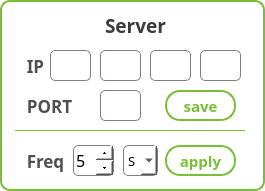
     <widget class="QFrame" name="frame_11">
      <property name="geometry">
       <rect>
        <x>275</x>
        <y>0</y>
        <width>265</width>
        <height>191</height>
       </rect>
      </property>
      <property name="styleSheet">
       <string notr="true">background:qlineargradient(spread:pad, x1:0, y1:0, x2:1, y2:1, stop:0 rgba(255, 255, 255, 0), stop:1 rgba(255, 255, 255, 161));
border : 2px solid rgb(121,191,53);
border-radius : 10px</string>
      </property>
      <property name="frameShape">
       <enum>QFrame::StyledPanel</enum>
      </property>
      <property name="frameShadow">
       <enum>QFrame::Raised</enum>
      </property>
      <widget class="QLabel" name="label_37">
       <property name="geometry">
        <rect>
         <x>70</x>
         <y>10</y>
         <width>131</width>
         <height>31</height>
        </rect>
       </property>
       <property name="font">
        <font>
         <family>나눔스퀘어 Bold</family>
         <pointsize>14</pointsize>
         <weight>75</weight>
         <bold>true</bold>
        </font>
       </property>
       <property name="styleSheet">
        <string notr="true">background:transparent;
border:transparent;
color:rgb(60,60,60)</string>
       </property>
       <property name="text">
        <string>Server</string>
       </property>
       <property name="alignment">
        <set>Qt::AlignCenter</set>
       </property>
      </widget>
      <widget class="QLineEdit" name="ip1">
       <property name="geometry">
        <rect>
         <x>50</x>
         <y>50</y>
         <width>41</width>
         <height>31</height>
        </rect>
       </property>
       <property name="font">
        <font>
         <family>나눔고딕</family>
         <pointsize>11</pointsize>
        </font>
       </property>
       <property name="styleSheet">
        <string notr="true">background-color:white;
border:1px solid grey;
border-radius:5px</string>
       </property>
       <property name="inputMethodHints">
        <set>Qt::ImhDigitsOnly</set>
       </property>
       <property name="text">
        <string/>
       </property>
       <property name="maxLength">
        <number>3</number>
       </property>
       <property name="alignment">
        <set>Qt::AlignCenter</set>
       </property>
      </widget>
      <widget class="QLineEdit" name="ip2">
       <property name="geometry">
        <rect>
         <x>100</x>
         <y>50</y>
         <width>41</width>
         <height>31</height>
        </rect>
       </property>
       <property name="font">
        <font>
         <family>나눔고딕</family>
         <pointsize>11</pointsize>
        </font>
       </property>
       <property name="styleSheet">
        <string notr="true">background-color:white;
border:1px solid grey;
border-radius:5px</string>
       </property>
       <property name="inputMethodHints">
        <set>Qt::ImhDigitsOnly</set>
       </property>
       <property name="maxLength">
        <number>3</number>
       </property>
       <property name="alignment">
        <set>Qt::AlignCenter</set>
       </property>
      </widget>
      <widget class="QLineEdit" name="ip3">
       <property name="geometry">
        <rect>
         <x>150</x>
         <y>50</y>
         <width>41</width>
         <height>31</height>
        </rect>
       </property>
       <property name="font">
        <font>
         <family>나눔고딕</family>
         <pointsize>11</pointsize>
        </font>
       </property>
       <property name="styleSheet">
        <string notr="true">background-color:white;
border:1px solid grey;
border-radius:5px</string>
       </property>
       <property name="inputMethodHints">
        <set>Qt::ImhDigitsOnly</set>
       </property>
       <property name="maxLength">
        <number>3</number>
       </property>
       <property name="alignment">
        <set>Qt::AlignCenter</set>
       </property>
      </widget>
      <widget class="QLineEdit" name="ip4">
       <property name="geometry">
        <rect>
         <x>200</x>
         <y>50</y>
         <width>41</width>
         <height>31</height>
        </rect>
       </property>
       <property name="font">
        <font>
         <family>나눔고딕</family>
         <pointsize>11</pointsize>
        </font>
       </property>
       <property name="styleSheet">
        <string notr="true">background-color:white;
border:1px solid grey;
border-radius:5px</string>
       </property>
       <property name="inputMethodHints">
        <set>Qt::ImhDigitsOnly</set>
       </property>
       <property name="maxLength">
        <number>3</number>
       </property>
       <property name="alignment">
        <set>Qt::AlignCenter</set>
       </property>
      </widget>
      <widget class="QLineEdit" name="port">
       <property name="geometry">
        <rect>
         <x>100</x>
         <y>90</y>
         <width>41</width>
         <height>31</height>
        </rect>
       </property>
       <property name="font">
        <font>
         <family>나눔고딕</family>
         <pointsize>11</pointsize>
        </font>
       </property>
       <property name="styleSheet">
        <string notr="true">background-color:white;
border:1px solid grey;
border-radius:5px</string>
       </property>
       <property name="inputMethodHints">
        <set>Qt::ImhDigitsOnly</set>
       </property>
       <property name="maxLength">
        <number>5</number>
       </property>
       <property name="alignment">
        <set>Qt::AlignCenter</set>
       </property>
      </widget>
      <widget class="QComboBox" name="serv_unit">
       <property name="geometry">
        <rect>
         <x>310</x>
         <y>60</y>
         <width>51</width>
         <height>34</height>
        </rect>
       </property>
       <property name="font">
        <font>
         <family>맑은 고딕</family>
         <pointsize>11</pointsize>
        </font>
       </property>
       <property name="styleSheet">
        <string notr="true">background-color:white;
border:1px solid grey;
selection-background-color: rgb(121, 191, 53);
border-radius:5px</string>
       </property>
       <item>
        <property name="text">
         <string>초</string>
        </property>
       </item>
       <item>
        <property name="text">
         <string>분</string>
        </property>
       </item>
       <item>
        <property name="text">
         <string>시</string>
        </property>
       </item>
      </widget>
      <widget class="QPushButton" name="server_freq_apply">
       <property name="geometry">
        <rect>
         <x>165</x>
         <y>145</y>
         <width>71</width>
         <height>31</height>
        </rect>
       </property>
       <property name="font">
        <font>
         <family>나눔바른고딕</family>
         <pointsize>11</pointsize>
         <weight>75</weight>
         <bold>true</bold>
        </font>
       </property>
       <property name="styleSheet">
        <string notr="true">QPushButton{border-radius : 15px;
border : 2px solid rgb(121,191,53);
color:rgb(121,191,53);
background-color:white;}
QPushButton:pressed{
border-radius : 15px;
border : 2px solid rgb(130,255,75);
border:transparent;
background-color:qlineargradient(spread:pad, x1:0.15, y1:0.15, x2:1, y2:1, stop:0 rgba(177, 220, 61, 255), stop:1 rgba(41, 191, 61, 247));
color:white;
}
</string>
       </property>
       <property name="text">
        <string>apply</string>
       </property>
       <property name="checkable">
        <bool>true</bool>
       </property>
      </widget>
      <widget class="QSpinBox" name="server_freq">
       <property name="geometry">
        <rect>
         <x>73</x>
         <y>145</y>
         <width>41</width>
         <height>31</height>
        </rect>
       </property>
       <property name="font">
        <font>
         <family>나눔고딕</family>
         <pointsize>12</pointsize>
        </font>
       </property>
       <property name="styleSheet">
        <string notr="true">QSpinBox{background-color:white;
border:1px solid grey;
selection-background-color: rgb(121, 191, 53);
border-radius:5px
}
QSpinBox::down-button {
width: 17px;
}
QSpinBox::up-button {
width: 17px;
}</string>
       </property>
       <property name="maximum">
        <number>60</number>
       </property>
       <property name="value">
        <number>5</number>
       </property>
      </widget>
      <widget class="QLabel" name="label_39">
       <property name="geometry">
        <rect>
         <x>20</x>
         <y>50</y>
         <width>31</width>
         <height>31</height>
        </rect>
       </property>
       <property name="font">
        <font>
         <family>나눔스퀘어 Bold</family>
         <pointsize>13</pointsize>
         <weight>75</weight>
         <bold>true</bold>
        </font>
       </property>
       <property name="styleSheet">
        <string notr="true">background:transparent;
color:rgb(80,80,80);
border:transparent</string>
       </property>
       <property name="text">
        <string>IP</string>
       </property>
       <property name="alignment">
        <set>Qt::AlignCenter</set>
       </property>
      </widget>
      <widget class="QLabel" name="label_46">
       <property name="geometry">
        <rect>
         <x>19</x>
         <y>90</y>
         <width>61</width>
         <height>31</height>
        </rect>
       </property>
       <property name="font">
        <font>
         <family>나눔스퀘어 Bold</family>
         <pointsize>13</pointsize>
         <weight>75</weight>
         <bold>true</bold>
        </font>
       </property>
       <property name="styleSheet">
        <string notr="true">background:transparent;
color:rgb(80,80,80);
border:transparent</string>
       </property>
       <property name="text">
        <string>PORT</string>
       </property>
       <property name="alignment">
        <set>Qt::AlignCenter</set>
       </property>
      </widget>
      <widget class="QLabel" name="label_53">
       <property name="geometry">
        <rect>
         <x>20</x>
         <y>145</y>
         <width>51</width>
         <height>31</height>
        </rect>
       </property>
       <property name="font">
        <font>
         <family>나눔스퀘어 Bold</family>
         <pointsize>13</pointsize>
         <weight>75</weight>
         <bold>true</bold>
        </font>
       </property>
       <property name="styleSheet">
        <string notr="true">background:transparent;
color:rgb(80,80,80);
border:transparent</string>
       </property>
       <property name="text">
        <string>Freq</string>
       </property>
       <property name="alignment">
        <set>Qt::AlignCenter</set>
       </property>
      </widget>
      <widget class="QPushButton" name="server_save">
       <property name="geometry">
        <rect>
         <x>165</x>
         <y>90</y>
         <width>71</width>
         <height>31</height>
        </rect>
       </property>
       <property name="font">
        <font>
         <family>나눔바른고딕</family>
         <pointsize>11</pointsize>
         <weight>75</weight>
         <bold>true</bold>
        </font>
       </property>
       <property name="styleSheet">
        <string notr="true">QPushButton{border-radius : 15px;
border : 2px solid rgb(121,191,53);
color:rgb(121,191,53);
background-color:white;}
QPushButton:pressed{
border-radius : 15px;
border : 2px solid rgb(130,255,75);
border:transparent;
background-color:qlineargradient(spread:pad, x1:0.15, y1:0.15, x2:1, y2:1, stop:0 rgba(177, 220, 61, 255), stop:1 rgba(41, 191, 61, 247));
color:white;
}
</string>
       </property>
       <property name="text">
        <string>save</string>
       </property>
       <property name="checkable">
        <bool>true</bool>
       </property>
      </widget>
      <widget class="QComboBox" name="server_freq_unit">
       <property name="geometry">
        <rect>
         <x>123</x>
         <y>145</y>
         <width>35</width>
         <height>31</height>
        </rect>
       </property>
       <property name="font">
        <font>
         <family>나눔고딕</family>
         <pointsize>10</pointsize>
        </font>
       </property>
       <property name="layoutDirection">
        <enum>Qt::LeftToRight</enum>
       </property>
       <property name="styleSheet">
        <string notr="true">background-color:white;
border:1px solid grey;
selection-background-color: rgb(121, 191, 53);
border-radius:5px</string>
       </property>
       <property name="currentText">
        <string>S</string>
       </property>
       <item>
        <property name="text">
         <string>S</string>
        </property>
       </item>
       <item>
        <property name="text">
         <string>M</string>
        </property>
       </item>
       <item>
        <property name="text">
         <string>H</string>
        </property>
       </item>
      </widget>
      <widget class="Line" name="line_2">
       <property name="geometry">
        <rect>
         <x>15</x>
         <y>130</y>
         <width>230</width>
         <height>1</height>
        </rect>
       </property>
       <property name="orientation">
        <enum>Qt::Horizontal</enum>
       </property>
      </widget>
     </widget>
